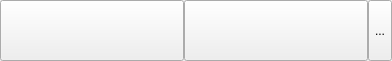
<?xml version="1.0" encoding="UTF-8"?>
<ui version="4.0">
 <class>UnreadTipsWidget</class>
 <widget class="QWidget" name="UnreadTipsWidget">
  <property name="geometry">
   <rect>
    <x>0</x>
    <y>0</y>
    <width>392</width>
    <height>61</height>
   </rect>
  </property>
  <layout class="QHBoxLayout" name="horizontalLayout_2">
   <property name="spacing">
    <number>0</number>
   </property>
   <property name="leftMargin">
    <number>0</number>
   </property>
   <property name="topMargin">
    <number>0</number>
   </property>
   <property name="rightMargin">
    <number>0</number>
   </property>
   <property name="bottomMargin">
    <number>0</number>
   </property>
   <item>
    <widget class="QWidget" name="widget" native="true">
     <layout class="QHBoxLayout" name="horizontalLayout">
      <property name="spacing">
       <number>0</number>
      </property>
      <property name="leftMargin">
       <number>0</number>
      </property>
      <property name="topMargin">
       <number>0</number>
      </property>
      <property name="rightMargin">
       <number>0</number>
      </property>
      <property name="bottomMargin">
       <number>0</number>
      </property>
      <item>
       <widget class="QPushButton" name="btnUnreadAt">
        <property name="sizePolicy">
         <sizepolicy hsizetype="Preferred" vsizetype="Preferred">
          <horstretch>0</horstretch>
          <verstretch>0</verstretch>
         </sizepolicy>
        </property>
        <property name="cursor">
         <cursorShape>PointingHandCursor</cursorShape>
        </property>
       </widget>
      </item>
      <item>
       <widget class="QPushButton" name="btnUnreadMsg">
        <property name="sizePolicy">
         <sizepolicy hsizetype="Preferred" vsizetype="Preferred">
          <horstretch>0</horstretch>
          <verstretch>0</verstretch>
         </sizepolicy>
        </property>
        <property name="cursor">
         <cursorShape>PointingHandCursor</cursorShape>
        </property>
       </widget>
      </item>
      <item>
       <widget class="QWidget" name="spacerWidget" native="true">
        <property name="sizePolicy">
         <sizepolicy hsizetype="Fixed" vsizetype="Preferred">
          <horstretch>0</horstretch>
          <verstretch>0</verstretch>
         </sizepolicy>
        </property>
       </widget>
      </item>
      <item>
       <widget class="QToolButton" name="btnCloseTips">
        <property name="sizePolicy">
         <sizepolicy hsizetype="Fixed" vsizetype="Preferred">
          <horstretch>0</horstretch>
          <verstretch>0</verstretch>
         </sizepolicy>
        </property>
        <property name="cursor">
         <cursorShape>PointingHandCursor</cursorShape>
        </property>
        <property name="text">
         <string>...</string>
        </property>
       </widget>
      </item>
     </layout>
    </widget>
   </item>
  </layout>
 </widget>
 <resources>
  <include location="../../uConnectClient.qrc"/>
 </resources>
 <connections/>
</ui>
